Frame 1 (no input): blank canvas, image omitted
Frame 60 (no input): blank canvas, image omitted
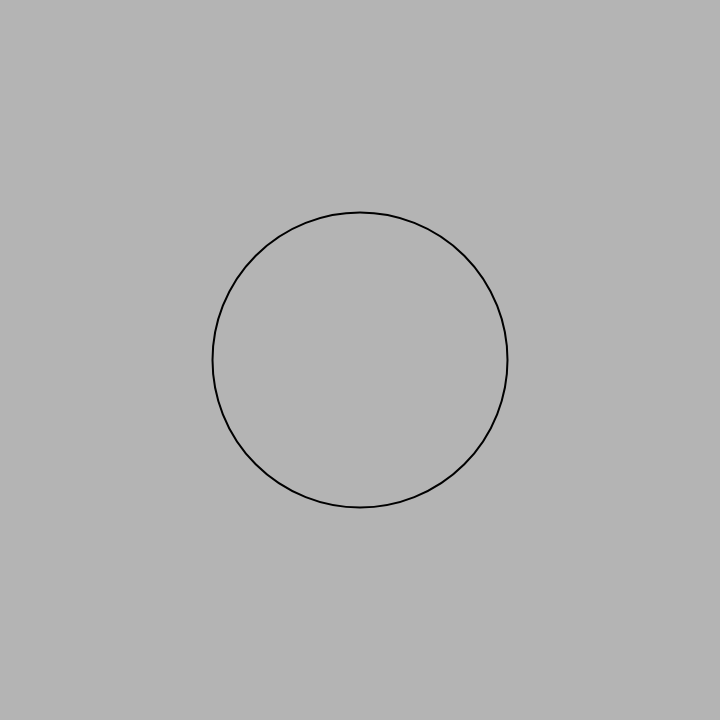
Frame 120 (the mouse pressed at the canvas centre since frame 60)

The p5.js sketch whose frames 1 and 60 were blank and that drew this single picture after the mouse press (run headless with seeded random() and noise() and a simulated clock; from frame 60 on, the mouse is pressed at the canvas centre):

// p5.js sketch
// ── sketch.js
//an instance of our animation
var growCircle;

function setup() {
  createCanvas(720, 720);

  // create the new animation
  growCircle = new Animation();

}

function draw() {
  background(180);
  
  //draw and update the animation
  growCircle.draw();
  growCircle.update();
}

function mousePressed() {
  
  //start the animation
  growCircle.start();
}


function Animation() {
  //setup our starting parameters
  this.shapeX = width / 2;
  this.shapeY = height / 2;

  this.shapeW = 0;
  this.shapeH = 0;

  this.speed = 5;
  this.doAnimation = false;
  
  this.color = color(0);
  this.weight = 2;

  //define the animation behaviors
  this.draw = function() {
    noFill();
    strokeWeight(this.weight);
    stroke(this.color);
    ellipse(this.shapeX, this.shapeY, this.shapeW, this.shapeH);
  }

  this.update = function() {
    if (this.doAnimation) {
      this.shapeW += this.speed;
      this.shapeH += this.speed;
    }
  }
  
  this.start = function(){
    this.doAnimation = true;
    this.shapeW = 0;
    this.shapeH = 0;
  }
  
}
// ── Animation.js
function cat(){
  console.log('ta');
}
